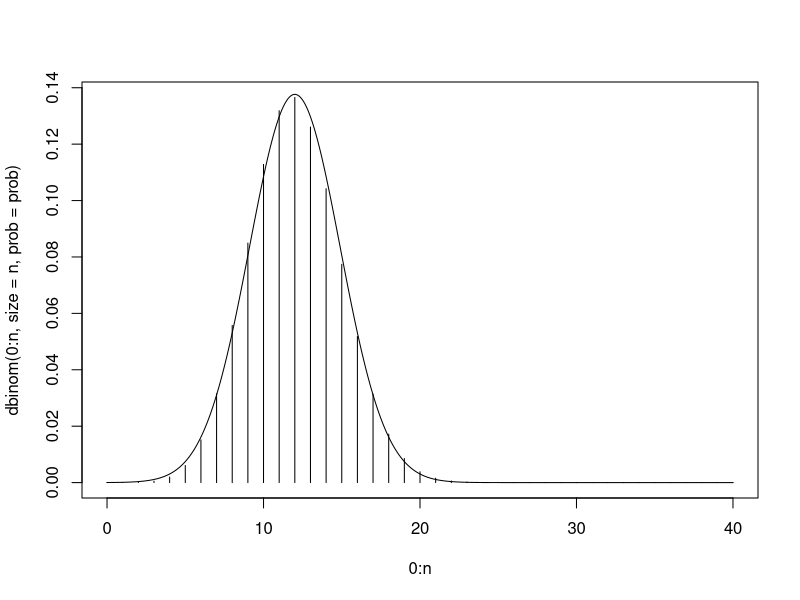
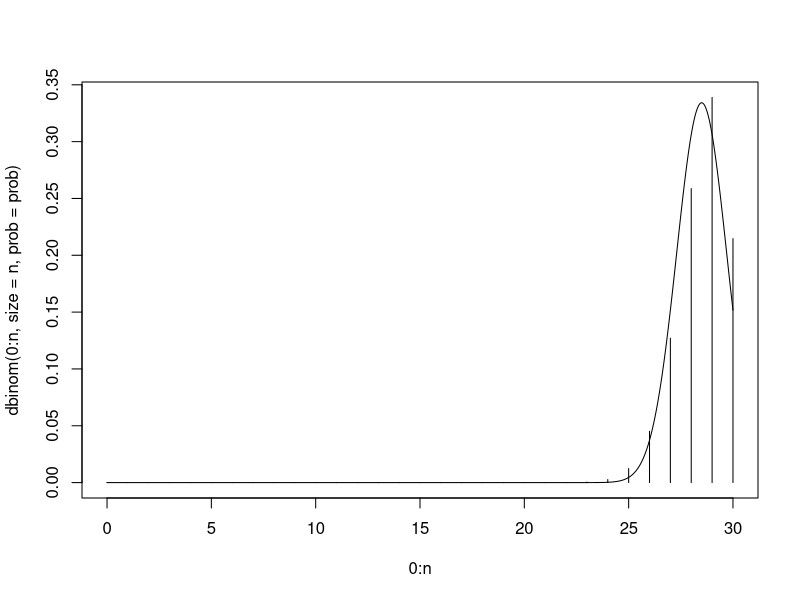
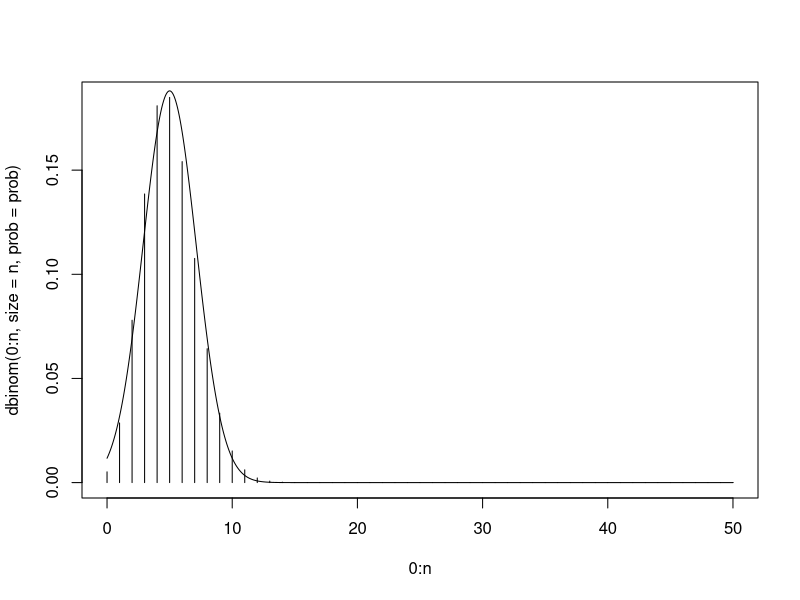

Generate these figures, in order, with R:
## ---- chunk 1
set.seed(42)
my_unif <- runif(30)
is.vector(my_unif)
## ---- chunk 2
my_unif[1:10]
my_unif[c(1:3, 15:17)]
## ---- chunk 3
sort(my_unif)
## ---- chunk 4
char_vec <- c('daf', "adf", "E2", '13da')
sort(char_vec)
## ---- chunk 5
data(trees)
trees
str(trees)
## ---- chunk 6
trees$Height
## ---- chunk 7
attributes(trees)
names(trees)
colnames(trees)[2:3]
## ---- chunk 8
is.list(trees)
is.data.frame(trees)
## ---- chunk 9
trees[1:2]
trees[[2]]
## ---- chunk 10
fit <- lm(Volume ~ Height + Girth, data = trees)
## ---- chunk 11
str(fit, max.level = 1)
## ---- chunk 12
fit$coefficients
coef(fit)
fit$residuals

#no helper for rank: rank(fit)
## ---- chunk 13
number <- 2
if((number %% 15) == 0) {
  print("fizz buzz")
} else if ((number %% 5) == 0){
  print("buzz")
} else if ((number %% 3) == 0){
  print("fizz")
} else {
  print("whoops?")
}
#if(!(number %% 15))
## ---- chunk 14
for(number in -1:41){
  if((number %% 15) == 0) {
    print("fizz buzz")
  } else if ((number %% 5) == 0){
    print("buzz")
  } else if ((number %% 3) == 0){
    print("fizz")
  } else {
    print("whoops?")
  }
}

## ---- chunk 15
n <- 40
prob <- 0.3
#probabilities from a binomial RV
dbinom(0:n, size = n, prob = prob)
#plot with plot
plot(0:n, 
     dbinom(0:n, size = n, prob = prob),
     type = "h")
norm_x <- seq(from = 0 , to = n, length = 1000)
lines(norm_x, 
      dnorm(norm_x, mean = n*prob, sd = sqrt(n*prob*(1-prob)))
)
## ---- chunk 16
plot_norm_approx <- function(n, prob){
  #plot with plot
  plot(0:n, 
     dbinom(0:n, size = n, prob = prob),
     type = "h")
  norm_x <- seq(from = 0 , to = n, length = 1000)
  lines(norm_x, 
        dnorm(norm_x, 
              mean = n*prob, 
              sd = sqrt(n*prob*(1-prob)))
        )
}
## ---- chunk 17
plot_norm_approx(30, 0.95)
## ---- chunk 18
plot_norm_approx <- function(n = 30, prob = 0.5){
  #plot with plot
  plot(0:n, 
     dbinom(0:n, size = n, prob = prob),
     type = "h")
  norm_x <- seq(from = 0 , to = n, length = 1000)
  lines(norm_x, 
        dnorm(norm_x, 
              mean = n*prob, 
              sd = sqrt(n*prob*(1-prob)))
        )
}
## ---- chunk 19
plot_norm_approx(prob = 0.1, 50)
